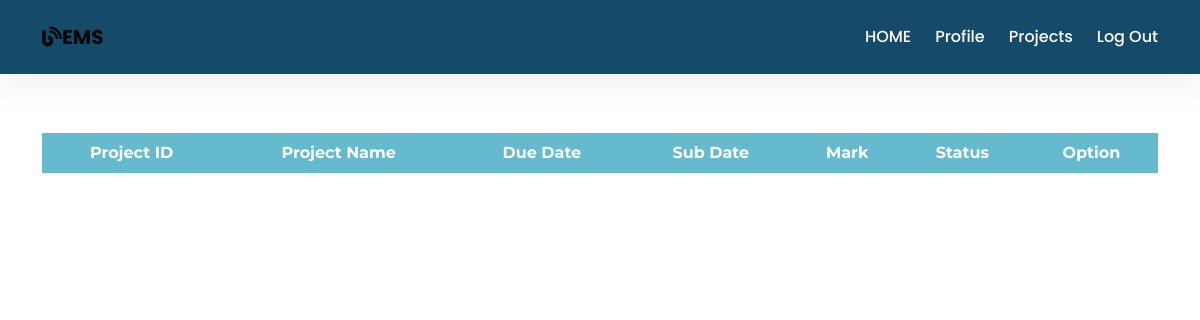
The page /empproject.php?id=10 on the database as committed earlier.
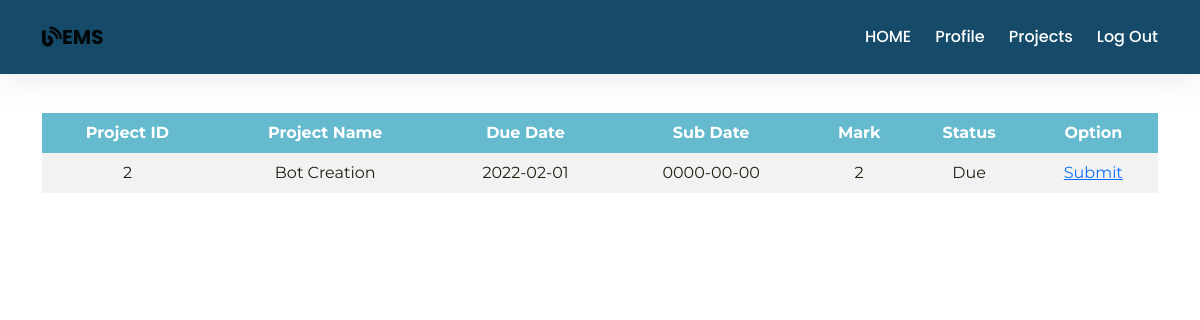
The same page on the database as committed later.
### tables this page shows
CREATE TABLE `project` (
  `pid` int(11) NOT NULL,
  `eid` int(11) NOT NULL,
  `pname` varchar(100) NOT NULL,
  `duedate` date NOT NULL,
  `subdate` date NOT NULL,
  `mark` int(11) NOT NULL,
  `status` varchar(50) NOT NULL
);

### empproject.php (the view, shortened to what this page needs)
<?php
	$id = (isset($_GET['id']) ? $_GET['id'] : '');
	require_once ('process/dbh.php');
	$sql = "SELECT * FROM `project` where eid = '$id'";
	$result = mysqli_query($conn, $sql);
?>
<!DOCTYPE html>
<html lang="en">
  <head>
    <link
      rel="stylesheet"
      href="https://use.fontawesome.com/releases/v5.14.0/css/all.css"
    />
    <link
      rel="stylesheet"
      href="https://stackpath.bootstrapcdn.com/bootstrap/4.5.2/css/bootstrap.min.css"
    />
    <link
      href="https://cdn.jsdelivr.net/npm/bootstrap@5.1.3/dist/css/bootstrap.min.css"
      rel="stylesheet"
    />
    <link rel="stylesheet" type="text/css" href="./sample.css" />
    <link rel="stylesheet" type="text/css" href="./view.css" />
  </head>
  <body class="hero-anime">
    <div class="navigation-wrap start-header start-style">
      <div class="container">
        <div class="row">
          <div class="col-12">
            <nav class="navbar navbar-expand-md navbar-light">
              <a class="navbar-brand" href="#" target="_blank"
                ><i class="fas fa-blog"></i><b>EMS</b></a
              >
              <div class="collapse navbar-collapse" id="navbarSupportedContent">
                <ul class="navbar-nav ml-auto py-4 py-md-0">
                <li class="nav-item pl-4 pl-md-0 ml-0 ml-md-4">
                    <a class="nav-link" href="./emp_dashboard.php?id=<?php echo $id?>">HOME</a>
                  </li>
                  <li class="nav-item pl-4 pl-md-0 ml-0 ml-md-4">
                    <a class="nav-link" href="./myprofile.php?id=<?php echo $id?>">Profile</a>
                  </li>
                  <li class="nav-item pl-4 pl-md-0 ml-0 ml-md-4">
                    <a class="nav-link" href="./empproject.php?id=<?php echo $id?>">Projects</a>
                  </li>
                  <li class="nav-item pl-4 pl-md-0 ml-0 ml-md-4">
                    <a class="nav-link" href="./adminlogin.html">Log Out</a>
                  </li>
                </ul>
              </div>
            </nav>
          </div>
        </div>
      </div>
    </div>
    <div class="section">
      <div class="absolute-center">
        <div class="section">
          <div class="container">
            <div class="row">
              <div class="col-12">
              <table>
			<tr>
				<th align = "center">Project ID</th>
				<th align = "center">Project Name</th>
				<th align = "center">Due Date</th>
				<th align = "center">Sub Date</th>
				<th align = "center">Mark</th>
				<th align = "center">Status</th>
				<th align = "center">Option</th>
			</tr>
			<?php
				while ($employee = mysqli_fetch_assoc($result)) {
					echo "<tr>";
					echo "<td>".$employee['pid']."</td>";
					echo "<td>".$employee['pname']."</td>";
					echo "<td>".$employee['duedate']."</td>";
					echo "<td>".$employee['subdate']."</td>";
					echo "<td>".$employee['mark']."</td>";
					echo "<td>".$employee['status']."</td>";
					 echo "<td><a href=\"psubmit.php?pid=$employee[pid]&id=$employee[eid]\">Submit</a>";
				}
			?>
		</table>
              </div>
            </div>
          </div>
        </div>
      </div>
    </div>
    <div class="my-5 py-5"></div>
  </body>
</html>

Rows that differ between the two databases and show on the page:
added project: pid "2", pname "Bot Creation", duedate "2022-02-01", subdate "0000-00-00", mark "2", status "Due"
